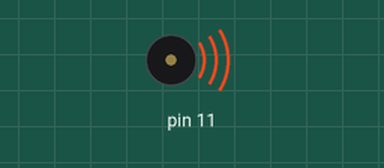
This sketch was run on a simulated Arduino Uno, built with avr-gcc and run on an emulated ATmega328P. Parts: buzzer (waves = sounding).

Above: at 0.1 s.
At 0.9 s:
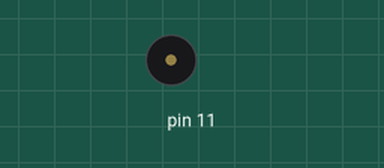
Timing chart, 0 to 2.4 s (numbered marks = the images above):
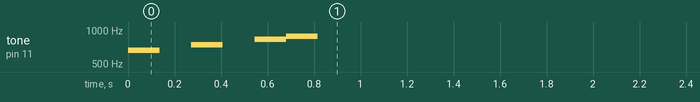

The sketch:

SonidoParaEmpezar.ino
```cpp
// Can be moved in header file i.e notes.h
#define ARRAY_LEN(array) (sizeof(array) / sizeof(array[0]))
#define E5 659
#define Fb5 740
#define Gb5 831
#define A5 880

const int midi1[4][3] = {
 {E5, 136, 136},
 {Fb5, 136, 136},
 {Gb5, 136, 0},
 {A5, 136, 0},
};

void playMidi(int pin, const int notes[][3], size_t len){
 for (int i = 0; i < len; i++) {
    tone(pin, notes[i][0]);
    delay(notes[i][1]);
    noTone(pin);
    delay(notes[i][2]);
  }
}
// Generated using https://github.com/ShivamJoker/MIDI-to-Arduino

// main.ino or main.cpp
void setup() {
  // put your setup code here, to run once:
  // play midi by passing pin no., midi, midi len
  playMidi(11, midi1, ARRAY_LEN(midi1));
}

void loop() {
  // put your main code here, to run repeatedly:
}
```
